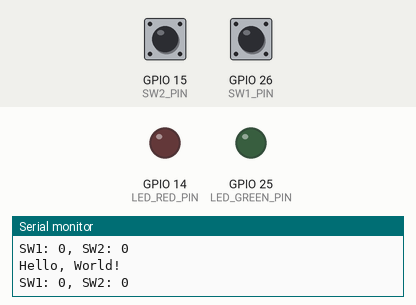
Simulated run of this program. Board: ESP32. Parts: output pins drawn as LEDs (lit = HIGH), the last lines printed to the serial monitor. The inputs (shaded band) are chosen by the test bench; at power-on: GPIO 15 (SW2_PIN) LOW, GPIO 26 (SW1_PIN) LOW.

Above: at 1.8 s.
1.9 s: GPIO 15 (SW2_PIN) pulled HIGH for 0.6 s
At 2.7 s:
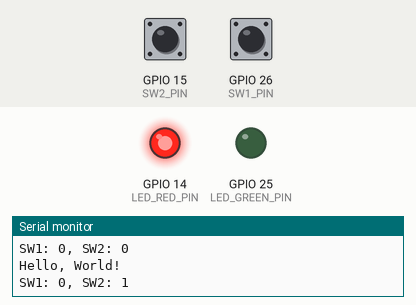
4.5 s: GPIO 26 (SW1_PIN) pulled HIGH for 0.6 s
At 5.8 s:
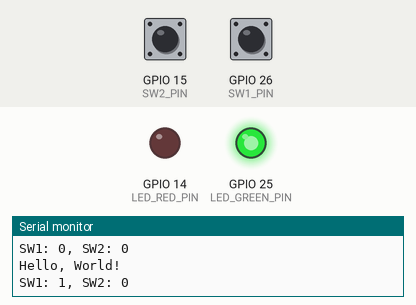
7.5 s: GPIO 26 (SW1_PIN) pulled HIGH for 3.2 s
At 12.0 s:
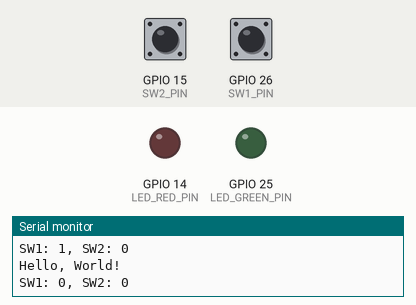
12.5 s: GPIO 15 (SW2_PIN) pulled HIGH for 3.2 s
At 13.6 s:
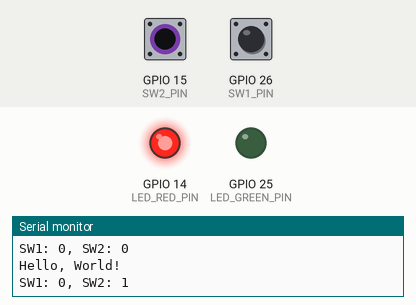
17.5 s: GPIO 15 (SW2_PIN) driven HIGH and GPIO 26 (SW1_PIN) driven HIGH
At 18.6 s:
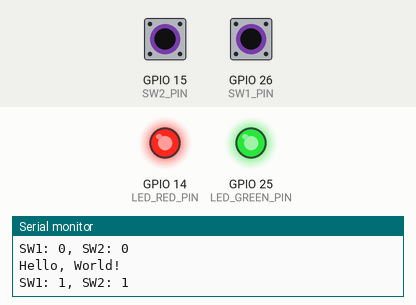
Timing chart, 0 to 20.5 s (numbered marks = the images above; inputs shaded):
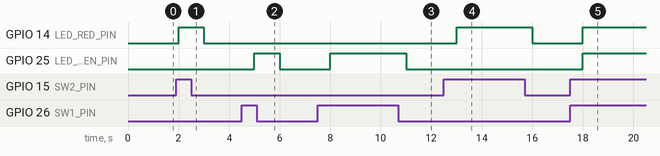

The program:

main.cpp
```cpp
#include <Arduino.h>
#include <WiFi.h>
#include <PubSubClient.h>

/*
// WiFi
const char *ssid = "xxxxx"; // WiFi名を入力
const char *password = "xxxxx";  // WiFiのパスワード

// MQTTブローカー
const char *mqtt_broker = "broker.emqx.io";
const char *topic = "emqx/esp32";
const char *mqtt_username = "emqx";
const char *mqtt_password = "public";
const int mqtt_port = 1883;

WiFiClient espClient;
PubSubClient client(espClient);


void callback(char *, byte *, unsigned int );

void setup() {
  // ソフトウェアシリアルボー速度を115200に設定
  Serial.begin(115200);
  // WiFiネットワークへの接続
  WiFi.begin(ssid, password);
  while (WiFi.status() != WL_CONNECTED) {
    delay(500);
    Serial.println("WiFiへ接続中...");
  }
  Serial.println("WiFiネットワークに接続しました");
  // MQTTブローカーへの接続
  client.setServer(mqtt_broker, mqtt_port);
  client.setCallback(callback);
  while (!client.connected()) {
    String client_id = "esp32-client-";
    client_id += String(WiFi.macAddress());
    Serial.printf("クライアント %s がパブリックMQTTブローカーに接続します\n", client_id.c_str());
    if (client.connect(client_id.c_str(), mqtt_username, mqtt_password)) {
      Serial.println("EMQXのパブリックMQTTブローカーに接続しました");
    } else {
      Serial.print("状態で失敗しました ");
      Serial.print(client.state());
      delay(2000);
    }
  }

  // パブリッシュとサブスクライブ
  client.publish(topic, "こんにちは、ESP32です ^^");
  client.subscribe(topic);
}

void callback(char *topic, byte *payload, unsigned int length) {
  Serial.print("トピックにメッセージが届きました:");
  Serial.println(topic);
  Serial.print("メッセージ:");
  for (int i = 0; i < length; i++) {
    Serial.print((char)payload[i]);
  }
  Serial.println();
  Serial.println("-----------------------");
}

void loop() {
  client.loop();
}
*/

#define LED_GREEN_PIN (25)
#define LED_RED_PIN (14)
#define SW1_PIN (26)
#define SW2_PIN (15)

void setup() {
  Serial.begin(115200); // Initialize serial port
  pinMode(LED_GREEN_PIN, OUTPUT);
  pinMode(LED_RED_PIN, OUTPUT);
  pinMode(SW1_PIN, INPUT);
  pinMode(SW2_PIN, INPUT);
  digitalWrite(LED_GREEN_PIN, LOW);
  digitalWrite(LED_RED_PIN, LOW);
}

void loop() {
  Serial.println("Hello, World!");
  // digitalWrite(LED_GREEN_PIN, HIGH);
  //digitalWrite(LED_RED_PIN, HIGH);
  //  delay(1000);
  // Serial.println("Hello, World!");
  // digitalWrite(LED_GREEN_PIN, LOW);
  // digitalWrite(LED_RED_PIN, LOW);
  if(digitalRead(SW1_PIN) == HIGH) {
    digitalWrite(LED_GREEN_PIN, HIGH);
  } else {
    digitalWrite(LED_GREEN_PIN, LOW);
  }
  if(digitalRead(SW2_PIN) == HIGH) {
    digitalWrite(LED_RED_PIN, HIGH);
  } else {
    digitalWrite(LED_RED_PIN, LOW);
  }
  Serial.print("SW1: ");
  Serial.print(digitalRead(SW1_PIN));
  Serial.print(", SW2: ");
  Serial.println(digitalRead(SW2_PIN));
  delay(1000);
}
```

Measured:
- after the input at 1.9 s, GPIO 14 (LED_RED_PIN): LOW → HIGH after 0.10 s, → LOW 1.0 s later
- after the input at 4.5 s, GPIO 25 (LED_GREEN_PIN): LOW → HIGH after 0.50 s, → LOW 1.0 s later
- after the input at 7.5 s, GPIO 25 (LED_GREEN_PIN): LOW → HIGH after 0.50 s, → LOW 3.0 s later
- after the input at 12.5 s, GPIO 14 (LED_RED_PIN): LOW → HIGH after 0.50 s, → LOW 3.0 s later
- after the input at 17.5 s, GPIO 14 (LED_RED_PIN), GPIO 25 (LED_GREEN_PIN): LOW → HIGH after 0.50 s
